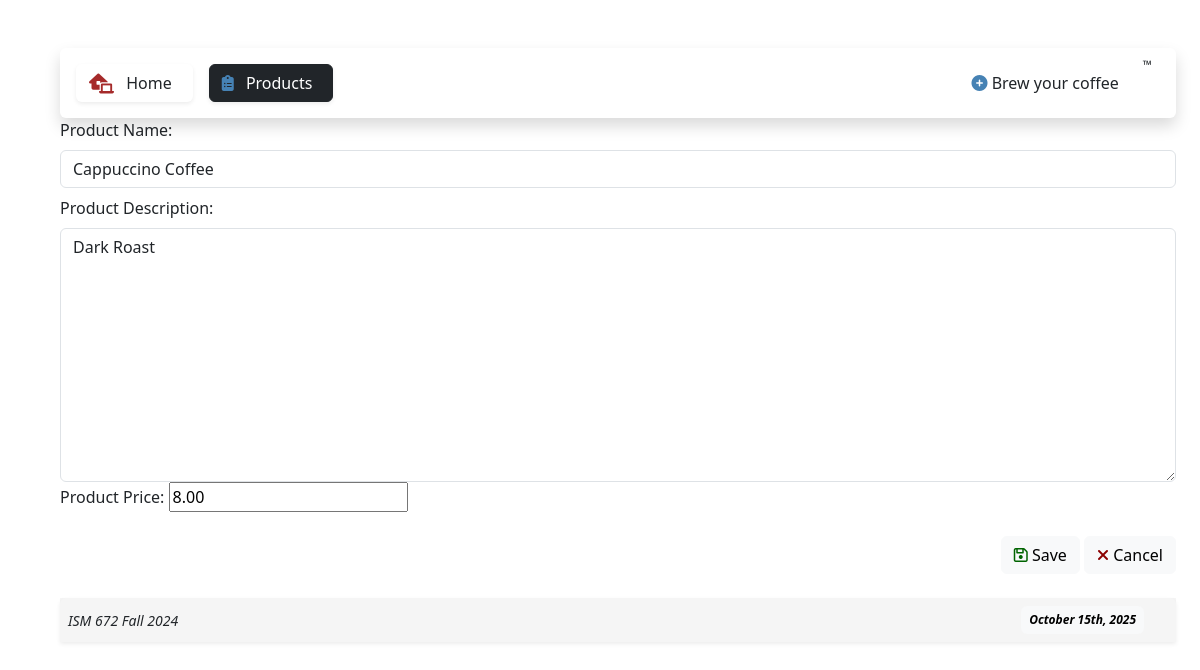
The app's page /traders/6/update with its own data.
### traders/models.py (models this page shows)
class Product (models.Model):
    name = models.CharField(max_length=100)
    description = models.CharField(
        max_length=1000,
        default=''
    )
    price = models.DecimalField(
        max_digits=6,
        decimal_places=2,
        default=0.0
    )

### traders/views.py (the view)
class TradersUpdateView(UpdateView):
  model = Product
  form_class = ProductForm
  success_url = '/traders'

### traders/forms.py (shortened to what this page needs)
class ProductForm(forms.ModelForm):
    class Meta:
        model = Product
        fields = ('name', 'description', 'price')
        widgets = {
			'name': forms.TextInput(attrs={
				'class': "form-control my-2"
			}),
   			'description': forms.Textarea(attrs={
				'class': "form-control mt-2"
			}),
            'price': forms.TextInput(attrs={
				'type': "number"
			})
		}
        labels = {
			'name': 'Product Name',
   			'description': 'Product Description',
            'price': 'Product Price'
		}

### traders/templates/traders/product_form.html (shortened to what this page needs)
{% extends "base.html" %}
{% block content %}
<form method="POST">
	{{form}}
	<div class="navbar">
	<div>
		<button type="submit" class="btn btn-light mt-3">
			<i class="fa-regular fa-floppy-disk" style="color:darkgreen;"></i>
			Save
		</button>
		<a class="btn btn-light mt-3" href = "{% url 'traders.index' %}">
			<i class="fa-solid fa-xmark" style="color: darkred;"></i>
			Cancel
		</a>
	</div>
</div>
</form>
{% endblock %}

### static/css/style.css (style rules this page uses)
body { font-family: 'Segoe UI', Tahoma, Geneva, Verdana, sans-serif; }

### records on screen
Product: name "Cappuccino Coffee", description "Dark Roast", price "8.00"
